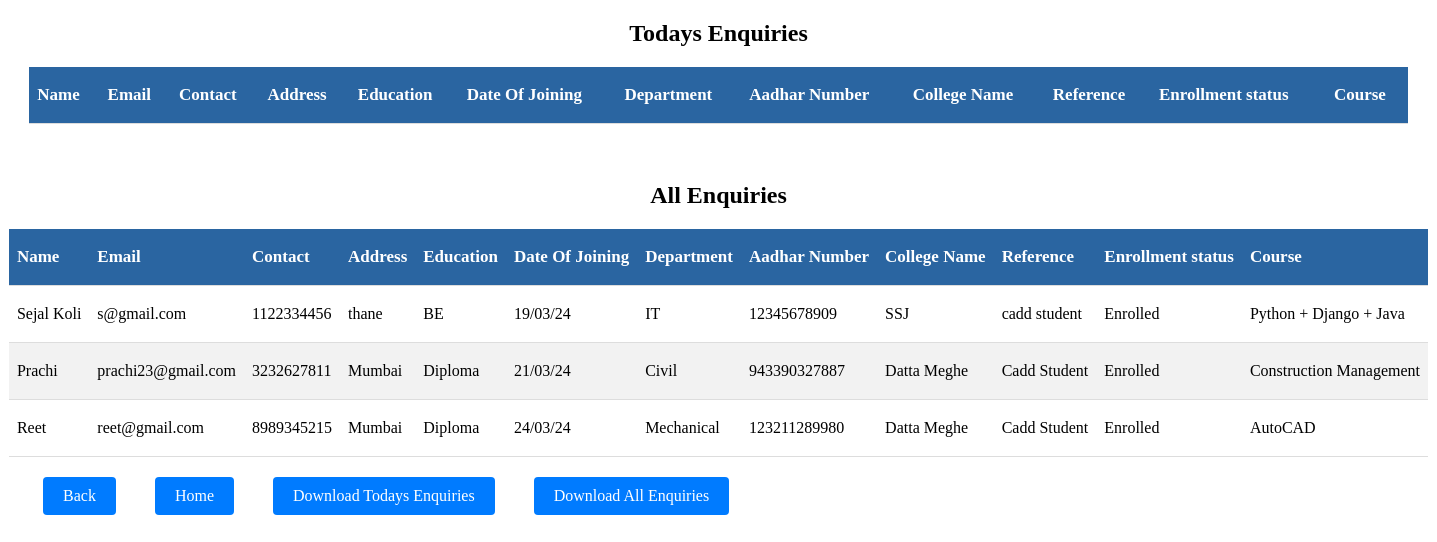
The page /enquiries/ on the database its author committed.
### management_app/models.py (models this page shows, shortened)
class Enquiry(models.Model):
    name = models.CharField(max_length = 50)
    email = models.CharField(max_length = 50)
    password = models.CharField(max_length = 50,null= True)
    address = models.CharField(max_length = 50)
    contact = models.CharField(max_length = 50)
    education = models.CharField(max_length = 50)
    date = models.CharField(max_length = 50)
    department = models.CharField(max_length = 50,null= True)
    aadharno = models.CharField(max_length = 50,null= True)
    clgname = models.CharField(max_length = 50,null= True)
    reference = models.CharField(max_length = 50,null= True)
    enrl_status = models.CharField(max_length=50,default = "NO")
    course = models.CharField(max_length=50,default="Not Enroll Yet")
    class Meta:
        db_table = "enquiry"

### management_app/views.py (the view)
# urls.py: path('enquiries/',views.enquiries),
def enquiries(request):
    today = datetime.datetime.now().date()
    formatted_today = today.strftime("%d/%m/%y")
    todays_enq = Enquiry.objects.filter(date=formatted_today)
    enquiries = Enquiry.objects.all()
    return render(request,"allenquiries.html",{'enquiries':enquiries,'todays_enq':todays_enq})

### templates/allenquiries.html (shortened to what this page needs)
<!DOCTYPE html>
<html lang="en">
<head>
</head>
<body>
    <center><h2>Todays Enquiries</h2></center>
    <table>
        <thead>
            <tr>
                <th>Name</th>
                <th>Email</th>
                <th>Contact</th>
                <th>Address</th>
                <th>Education</th>
                <th>Date Of Joining</th>
                <th>Department</th>
                <th>Aadhar Number</th>
                <th>College Name</th>
                <th>Reference</th>
                <th>Enrollment status</th>
                <th>Course</th>
            </tr>
        </thead>
    </table><br>
    <center><h2>All Enquiries </h2></center>
    <table>
        <thead>
            <tr>
                <th>Name</th>
                <th>Email</th>
                <th>Contact</th>
                <th>Address</th>
                <th>Education</th>
                <th>Date Of Joining</th>
                <th>Department</th>
                <th>Aadhar Number</th>
                <th>College Name</th>
                <th>Reference</th>
                <th>Enrollment status</th>
                <th>Course</th>
            </tr>
        </thead>
        <tbody>
            {% for en in enquiries %}
            <tr>
                <td>{{ en.name }}</td>
                <td>{{ en.email }}</td>
                <td>{{ en.contact }}</td>
                <td>{{ en.address }}</td>
                <td>{{ en.education }}</td>
                <td>{{ en.date }}</td>
                <td>{{ en.department }}</td>
                <td>{{ en.aadharno }}</td>
                <td>{{ en.clgname }}</td>
                <td>{{ en.reference }}</td>
                <td>{{ en.enrl_status }}</td>
                <td>{{ en.course }}</td>
            </tr>
            {% endfor %}
        </tbody>
    </table>
    <a href="#" onclick="history.back()" class="button">Back</a>
    <a href="/home" class="button">Home</a>
    <a href="/todays_enq" class="button">Download Todays Enquiries</a>
    <a href="/allenq" class="button">Download All Enquiries</a>
</body>
</html>

### templates/allenquiries.html (style rules this page uses)
table { width: 97%; margin: 20px auto; border-collapse: collapse; }
th, td { border: none; text-align: left; padding: 8px; height: 40px; border-bottom: 1px solid #ddd; overflow: hidden; text-overflow: ellipsis; white-space: nowrap; }
th { background-color:#2a65a1; color: white; font-weight: bold; font-size:17px; }
tr:nth-child(even) { background-color: #f2f2f2; }
.button { display: inline-block; padding: 10px 20px; background-color: #007bff; color: #fff; text-decoration: none; border: none; border-radius: 4px; cursor: pointer; transition: background-color 0.3s; margin-left:35px; }

### rows shown on the page
Enquiry: name "Sejal Koli", email "s@gmail.com", contact "1122334456", address "thane", education "BE", date "19/03/24", department "IT", aadharno "12345678909", clgname "SSJ", reference "cadd student", enrl_status "Enrolled", course "Python + Django + Java"
Enquiry: name "Prachi", email "prachi23@gmail.com", contact "3232627811", address "Mumbai", education "Diploma", date "21/03/24", department "Civil", aadharno "943390327887", clgname "Datta Meghe", reference "Cadd Student", enrl_status "Enrolled", course "Construction Management"
Enquiry: name "Reet", email "reet@gmail.com", contact "8989345215", address "Mumbai", education "Diploma", date "24/03/24", department "Mechanical", aadharno "123211289980", clgname "Datta Meghe", reference "Cadd Student", enrl_status "Enrolled", course "AutoCAD"
